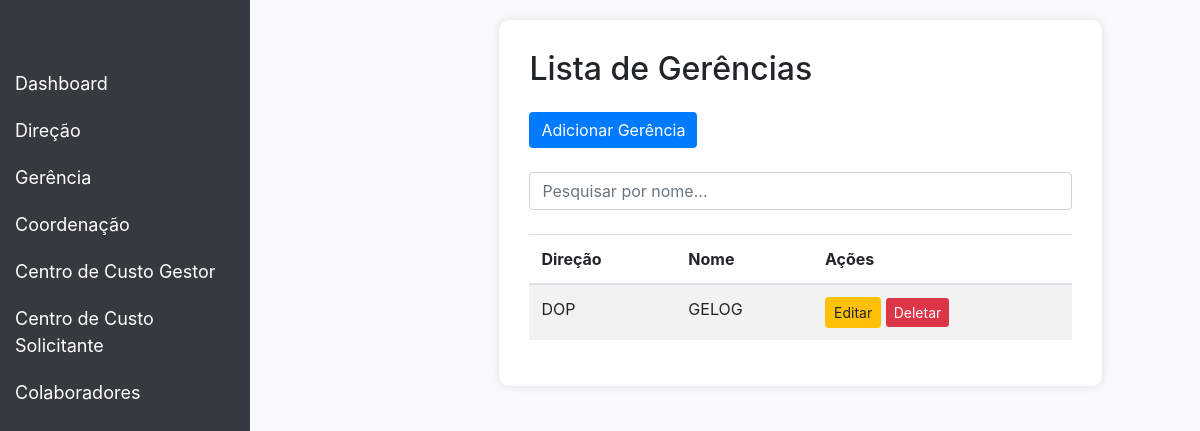
The page /contratos/listargerencias/ on the database as committed earlier.
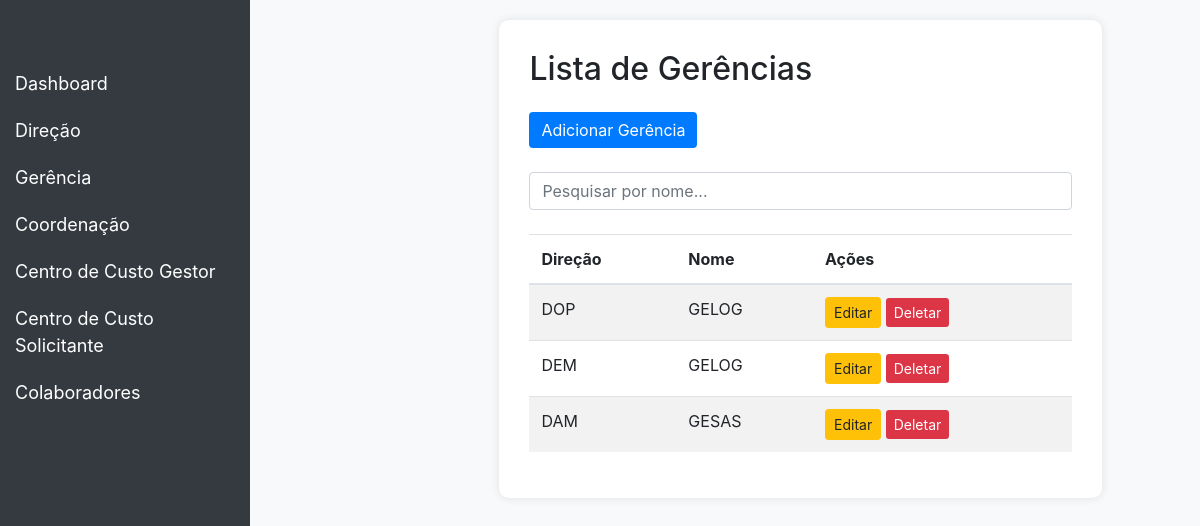
The same page on the database as committed later.
### contract/models.py (models this page shows, shortened)
class Gerencia(models.Model):
    nome = models.CharField(max_length=100)
    direcao = models.ForeignKey(Direcao, on_delete=models.CASCADE, related_name='gerencias')
    class Meta:
        verbose_name = 'Gerência'
        verbose_name_plural = 'Gerências'
        unique_together = ('direcao','nome')

class Direcao(models.Model):
    nome = models.CharField(max_length=100)
    class Meta:
        verbose_name = 'Direção'
        verbose_name_plural = 'Direções'

### contract/views.py (the view)
# urls.py: path('listargerencias/', GerenciaListView.as_view(), name='gerencia_list'),
class GerenciaListView(ListView):
    model = Gerencia
    template_name = 'gerencia_list.html'
    context_object_name = 'gerencias'

### contract/templates/gerencia_list.html (shortened to what this page needs)
<!DOCTYPE html>
<html lang="en">
<head>
    <link href="https://stackpath.bootstrapcdn.com/bootstrap/4.5.2/css/bootstrap.min.css" rel="stylesheet">
</head>
<body>
<nav class="navbar navbar-expand-lg navbar-dark">
    <a class="navbar-brand" href="#">Dashboard</a>
</nav>
<div class="sidebar">
    <a href="{% url 'dashboard' %}">Dashboard</a>
    <button class="dropdown-btn">Direção
    </button>
    <button class="dropdown-btn">Gerência
    </button>
    <button class="dropdown-btn">Coordenação
    </button>
    <button class="dropdown-btn">Centro de Custo Gestor
    </button>
    <button class="dropdown-btn">Centro de Custo Solicitante
    </button>
    <button class="dropdown-btn">Colaboradores
    </button>
</div>
<div class="content">
    <div class="container">
        <div class="row justify-content-center">
            <div class="col-md-10">
                <div class="table-container">
                    <h2 class="mb-4">Lista de Gerências</h2>
                    <div class="mb-4">
                        <a href="{% url 'gerencia_create' %}" class="btn btn-primary">Adicionar Gerência</a>
                    </div>
                    <div class="mb-4">
                        <input type="text" id="searchInput" class="form-control" placeholder="Pesquisar por nome...">
                    </div>
                    <table class="table table-striped">
                        <thead>
                            <tr>
                                <th>Direção</th>
                                <th>Nome</th>
                                <th>Ações</th>
                            </tr>
                        </thead>
                        <tbody id="gerenciaTable">
                            {% for gerencia in gerencias %}
                            <tr>
                                <td>{{ gerencia.direcao.nome }}</td>
                                <td>{{ gerencia.nome }}</td>
                                <td>
                                    <a href="{% url 'gerencia_update' gerencia.pk %}" class="btn btn-warning btn-sm">Editar</a>
                                    <a href="{% url 'gerencia_delete' gerencia.pk %}" class="btn btn-danger btn-sm">Deletar</a>
                                </td>
                            </tr>
                            {% endfor %}
                        </tbody>
                    </table>
                </div>
            </div>
        </div>
    </div>
</div>
</body>
</html>

### contract/templates/gerencia_list.html (style rules this page uses)
body { display: flex; min-height: 100vh; background-color: #f8f9fa; }
.navbar { background-color: #007bff; }
.navbar-brand, .nav-link { color: #ffffff !important; }
.sidebar { height: 100vh; position: fixed; top: 0; left: 0; width: 250px; background-color: #343a40; padding-top: 60px; }
.sidebar a { padding: 10px 15px; text-align: left; font-size: 18px; color: #ffffff; display: block; text-decoration: none; }
.content { margin-left: 250px; padding: 20px; flex: 1; }
.table-container { background-color: #ffffff; padding: 30px; border-radius: 10px; box-shadow: 0 0 10px rgba(0, 0, 0, 0.1); }
.btn-primary { background-color: #007bff; border: none; }
.btn-danger { background-color: #dc3545; border: none; }
.dropdown-btn { font-size: 18px; border: none; background: none; color: white; padding: 10px 15px; width: 100%; text-align: left; cursor: pointer; outline: none; }

Rows that differ between the two databases and show on the page:
added Gerencia: direcao.nome "DEM", nome "GELOG"
added Gerencia: direcao.nome "DAM", nome "GESAS"
